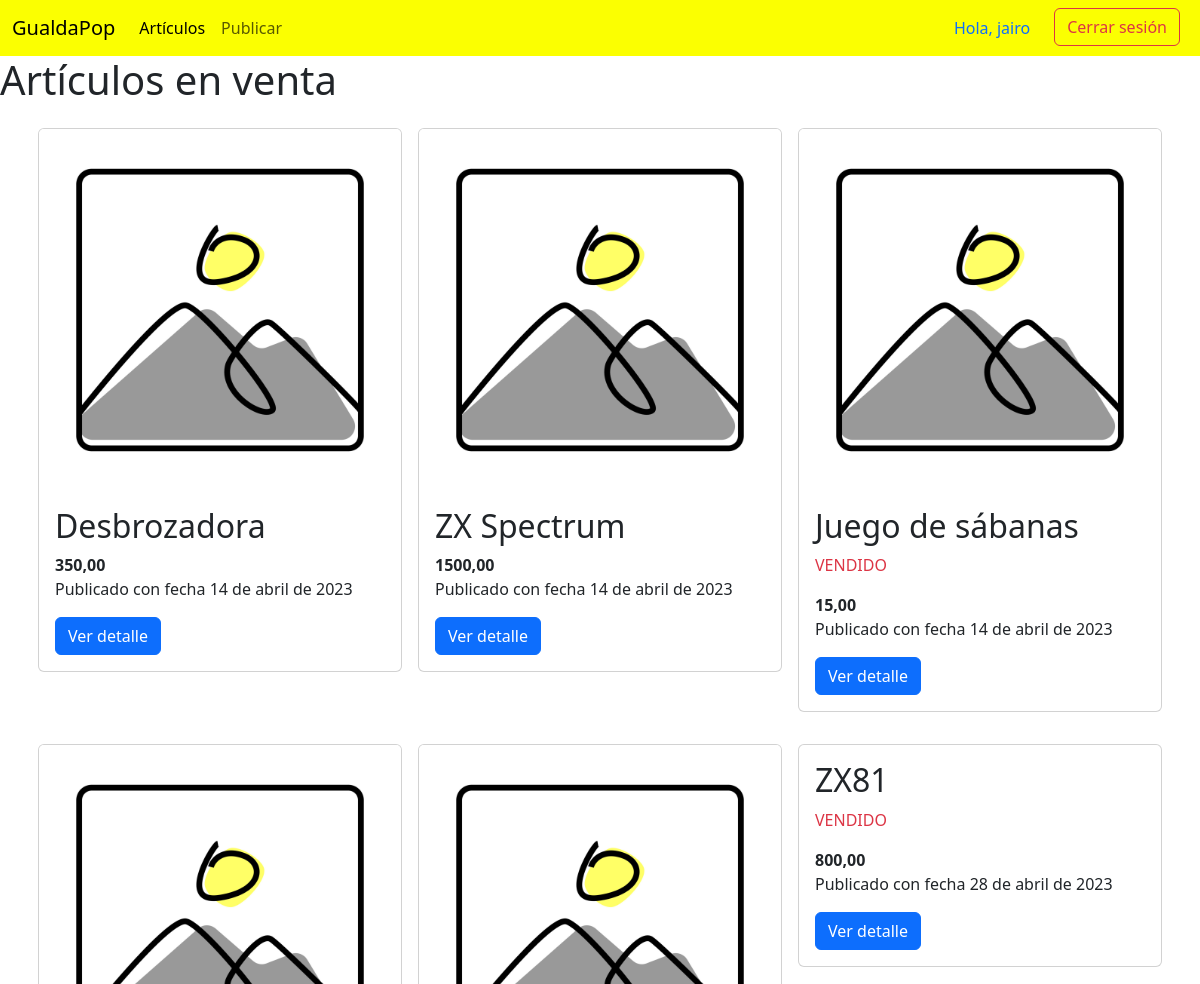
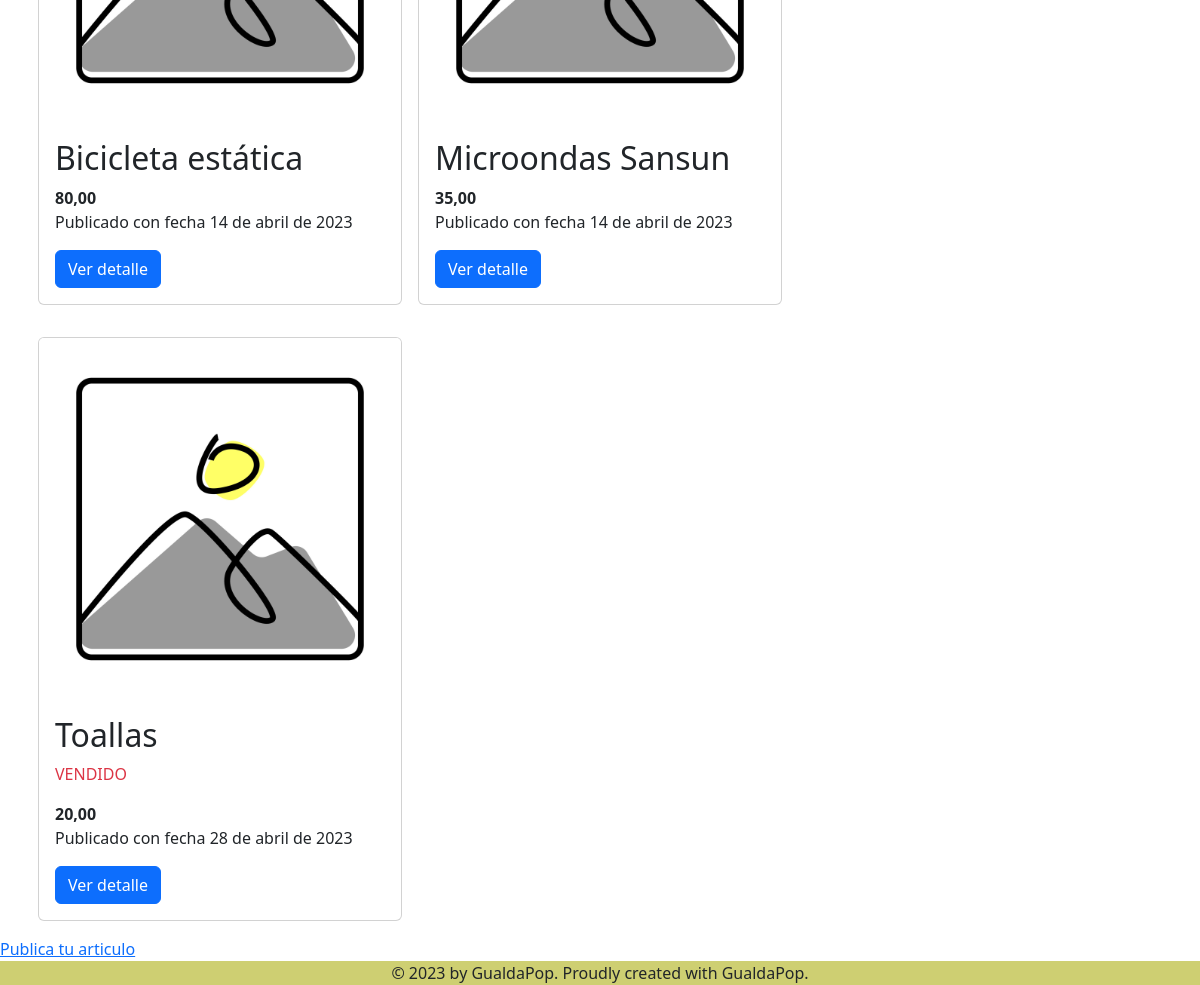
The app's page / (signed in) with its own data (2 pictures, top to bottom).
### compraventa/models.py (models this page shows, shortened)
class Articulo(models.Model):
    nombre = models.CharField(max_length=100, blank=False, null=False)
    descripcion = models.TextField(blank=False, null=False)
    precio = models.DecimalField(max_digits=10, decimal_places=2, blank=False, null=False)
    fecha_publicacion = models.DateField(auto_now_add=True)
    vendido = models.BooleanField(default=False)
    foto = models.ImageField(upload_to='fotos', blank=True, null=True)
    vendedor = models.ForeignKey(User, on_delete=models.CASCADE, blank=True, null=True, related_name='vendedor')
    comprador = models.ForeignKey(User, on_delete=models.CASCADE, blank=True, null=True, related_name='comprador')

### compraventa/views.py (the view)
# urls.py: path('', listado_articulos, name='listado_articulos'),  # Página principal
def listado_articulos(request):
    articulos = Articulo.objects.all()
    return render(request, 'compraventa/listado_articulos.html', {'articulos': articulos})

### compraventa/templates/compraventa/listado_articulos.html (shortened to what this page needs)
{% extends 'base.html' %}
{% load static %}
{% block contenido %}
<h1>Artículos en venta</h1>
<main class="container">
    <div class="row">
        {% for articulo in articulos %}
        <article class="col-4 px-2 my-3">
            <div class="card">
                {% if articulo.foto %}
                <img src="{{ articulo.foto.url }}" alt="" class="card-img-top">
                {% else %}
                <img src="{% static 'compraventa/no-foto.jpg' %}" alt="" class="card-img-top">
                {% endif %}
                <div class="card-body">
                    <h2>{{ articulo.nombre }}</h2>
                    {% if articulo.vendido %}
                    <p class="text-danger">VENDIDO</p>
                    {% endif %}
                    <strong>{{ articulo.precio }}</strong>
                    <p>Publicado con fecha {{ articulo.fecha_publicacion }}</p>
                    <a class="btn btn-primary" href="{% url 'detalle_articulo' articulo.id %}">Ver detalle</a>
                </div>
            </div>
        </article>
        {% endfor %}
    </div>
</main>
<a href="{% url 'publicar_oferta' %}">Publica tu articulo</a>
{% endblock %}

### compraventa/templates/base.html (shortened to what this page needs)
<!DOCTYPE html>
<html lang="en">
<head>
    <link href="https://cdn.jsdelivr.net/npm/bootstrap@5.3.0-alpha3/dist/css/bootstrap.min.css" rel="stylesheet">
</head>
<body>
    <nav class="navbar navbar-expand-lg">
        <div class="container-fluid">
          <a class="navbar-brand" href="#">GualdaPop</a>
          <div class="collapse navbar-collapse" id="navbarNav">
            <ul class="navbar-nav">
              <li class="nav-item">
                <a class="nav-link active" aria-current="page" href="{% url 'listado_articulos' %}">Artículos</a>
              </li>
              <li class="nav-item">
                <a class="nav-link" href="{% url 'publicar_oferta' %}">Publicar</a>
              </li>
            </ul>
          </div>
          <ul class="nav d-flex">
            {% if user.is_authenticated %}
            <li class="nav-item"><div class="nav-link">Hola, {{user}}</div></li>
            <li class="nav-item mx-2">
                <form class="form-inline" action="{% url 'admin:logout' %}?next=/" method="post">
                    <button type="submit" class="btn btn-outline-danger my-0 my-sm-0">Cerrar sesión</button>
                </form>
            </li>
            {% else %}
            <li class="nav-item">
                <a href="{% url 'login' %}?next={{request.path}}" class="btn btn-outline-success">Iniciar sesión</a>
            </li>
            {% endif %}
          </ul>
        </div>
      </nav>
    {% block contenido %}
    {% endblock %}
    <footer>
        &copy; 2023 by GualdaPop. Proudly created with GualdaPop.
    </footer>
</body>
</html>

### compraventa/templates/base.html (style rules this page uses)
.navbar { background-color: #fbff01; }
footer { background-color: #cecf72; text-align: center; }

### records on screen
Articulo: nombre "Desbrozadora", precio "350,00", fecha_publicacion "14 de abril de 2023"
Articulo: nombre "ZX Spectrum", precio "1500,00", fecha_publicacion "14 de abril de 2023"
Articulo: nombre "Juego de sábanas", vendido "VENDIDO", precio "15,00", fecha_publicacion "14 de abril de 2023"
Articulo: nombre "Bicicleta estática", precio "80,00", fecha_publicacion "14 de abril de 2023"
Articulo: nombre "Microondas Sansun", precio "35,00", fecha_publicacion "14 de abril de 2023"
Articulo: nombre "ZX81", vendido "VENDIDO", precio "800,00", fecha_publicacion "28 de abril de 2023"
Articulo: nombre "Toallas", vendido "VENDIDO", precio "20,00", fecha_publicacion "28 de abril de 2023"

### other values on screen
{{ user }} "jairo"
